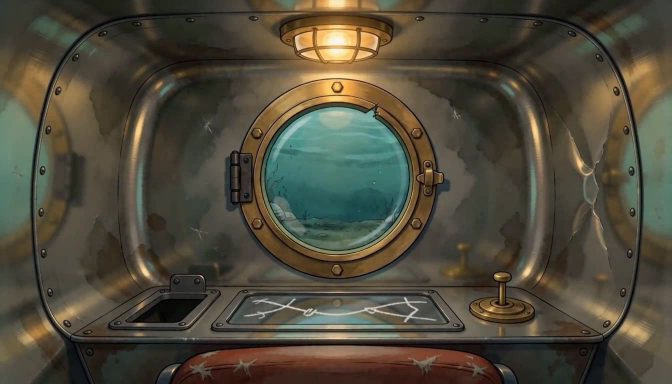
#> input picture paeleo/trout-sub/masters/cockpit.jpg, 1344 x 768 px (shown at 1/2 size)
$ python units.py
#> lines starting #> are read from the running program, lines starting #| are printed output that depends on the picture
#!/usr/bin/env python3
"""units: one standard unit per porthole, so the deck plays as one seamless chain.

    python3 tools/units.py            # build every unit
    python3 tools/units.py p07 p49    # rebuild these

A unit is exactly 8.000 s, 960x540, 24 fps, with sound, and has no camera
move. The brass porthole is tracked on every frame of the film and held at one
place and size (frame centre, outer rim radius CANON_R of frame width) from
the first frame to the last:

- Turkey's side. The room is the film's own opening framing, held still. While
  the film's camera stays there the frame is shown live (so the wing on the
  control is kept). When the film pushes in on the glass, only the porthole is
  taken from the film, resized to the lock and set into the held room. If the
  film goes right through the rim, its picture fills the glass.
- Trout's side. From the film's cut across the glass, the outside shot is held
  at one framing with the port on the lock. If that shot has no port that can
  be brought to the lock, the unit dissolves to masters/outside.jpg on the lock.
- Frame one carries the deck drawing in the glass, dissolving into the film.

So the shot that ends any unit registers rim on rim with the shot that opens
any other, and a unit loops on itself. A porthole with no generated film gets a
keyframe unit built from the two masters and its deck still. No fal call here.
"""
import json, os, subprocess, sys
import cv2, numpy as np

ROOT = os.path.dirname(os.path.dirname(os.path.abspath(__file__)))
os.chdir(ROOT)
sys.path.insert(0, os.path.join(ROOT, "tools"))
import porttrack as pt

LEN, FPS = 8.0, 24
OW, OH = 960, 540
CANON_R = 0.215        # outer rim radius on the lock, as a fraction of frame width
GLASS = 0.77           # glass radius / outer rim radius
STILL_RIM, STILL_GLASS = 300, 0.715   # deck stills: outer rim radius in a 640 px still; glass / rim
MASTER_IN = (670, 356, 195)     # port in masters/cockpit.jpg (1344x768): centre x, centre y, outer rim radius
MASTER_OUT = (675, 387, 268)    # port in masters/outside.jpg
KF_CUT = 5.5           # keyframe units: seconds on Turkey's side
MIN_SCORE, PUSH_SCORE = 0.33, 0.5
N = int(LEN * FPS)
C = (OW / 2.0, OH / 2.0, CANON_R * OW)     # the lock, in output pixels


# [10 lines left out: function frames, not called in this run]


def place(img, port, size=(OW, OH)):
    """Scale and shift a frame so the given port (cx, cy, r in img pixels) sits on the lock."""
    s = C[2] / port[2]
    M = np.float32([[s, 0, C[0] - s * port[0]], [0, s, C[1] - s * port[1]]])
    return cv2.warpAffine(img, M, size, flags=cv2.INTER_AREA if s < 1 else cv2.INTER_CUBIC, borderMode=cv2.BORDER_REFLECT)


def disc(radius, feather=3.0):
    yy, xx = np.mgrid[:OH, :OW]
    d = np.hypot(xx - C[0], yy - C[1])
    return np.clip((radius - d) / feather + 0.5, 0, 1)[..., None].astype(np.float32)


# [5 lines left out: function covers, not called in this run]


def still_glass(pid):
    """The deck drawing's glass, sized to the lock's glass, as a full output frame."""
    im = cv2.imread("stills/%s.jpg" % pid)
    r = STILL_RIM * STILL_GLASS
    return place(im, (320, 320, r / GLASS * 1.0), (OW, OH)) if im is not None else None


# [50 lines left out: functions cut_time, follow, settle, not called in this run]


def keyframe_film(pid):
    """Frames for a porthole with no film: the cockpit master with the deck drawing in its port
    (dim, then lit), a cut, and the outside master. Returns frames and the known ports."""
#> called with pid = 'p01'
    room = cv2.resize(cv2.imread("masters/cockpit.jpg"), (1280, 731))[5:725]
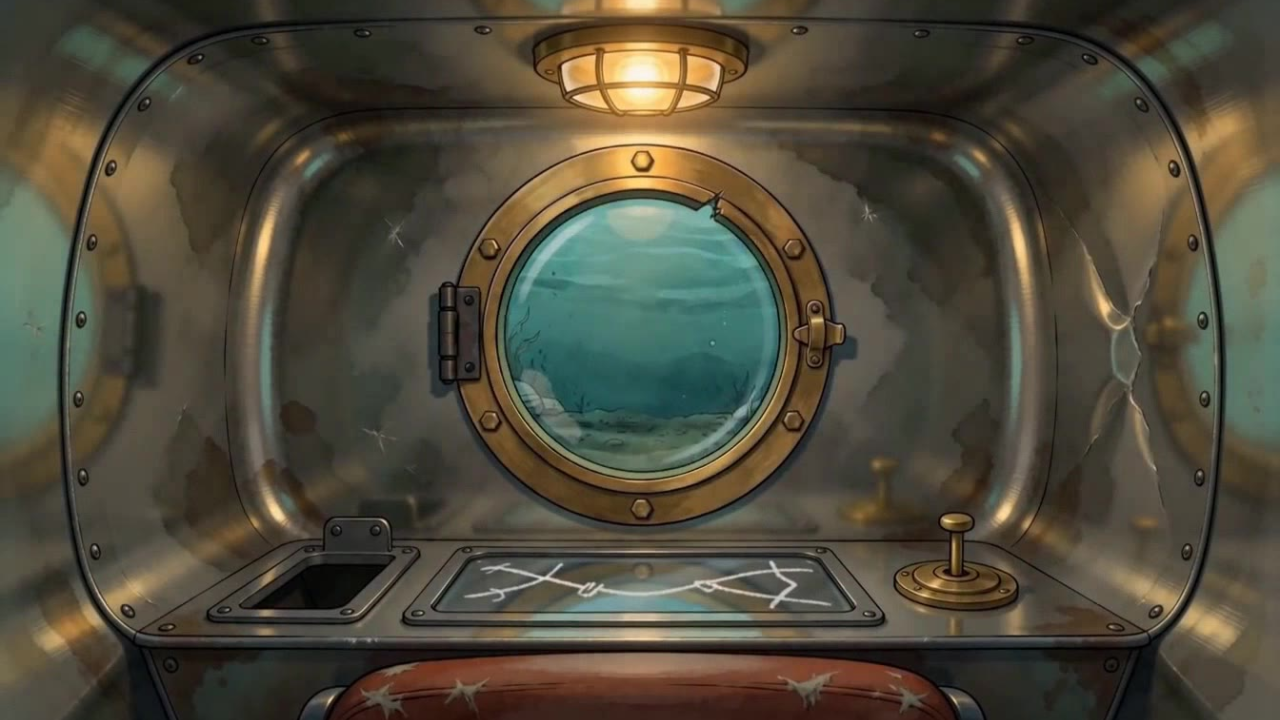
#> room: shape (720, 1280, 3); mean B, G, R 59.5, 74.5, 79.1
    out_ = cv2.resize(cv2.imread("masters/outside.jpg"), (1280, 731))[5:725]
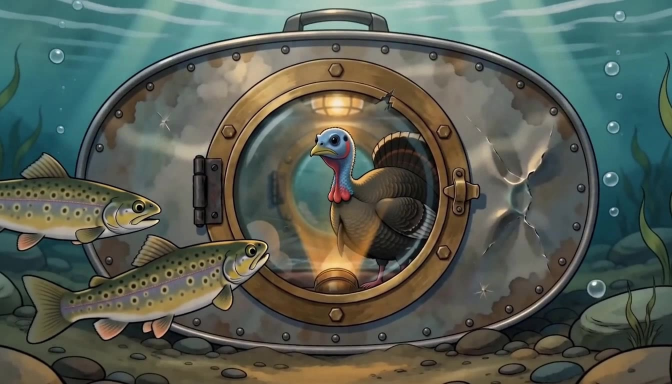
#> input picture paeleo/trout-sub/masters/outside.jpg, 1344 x 768 px (shown at 1/2 size)
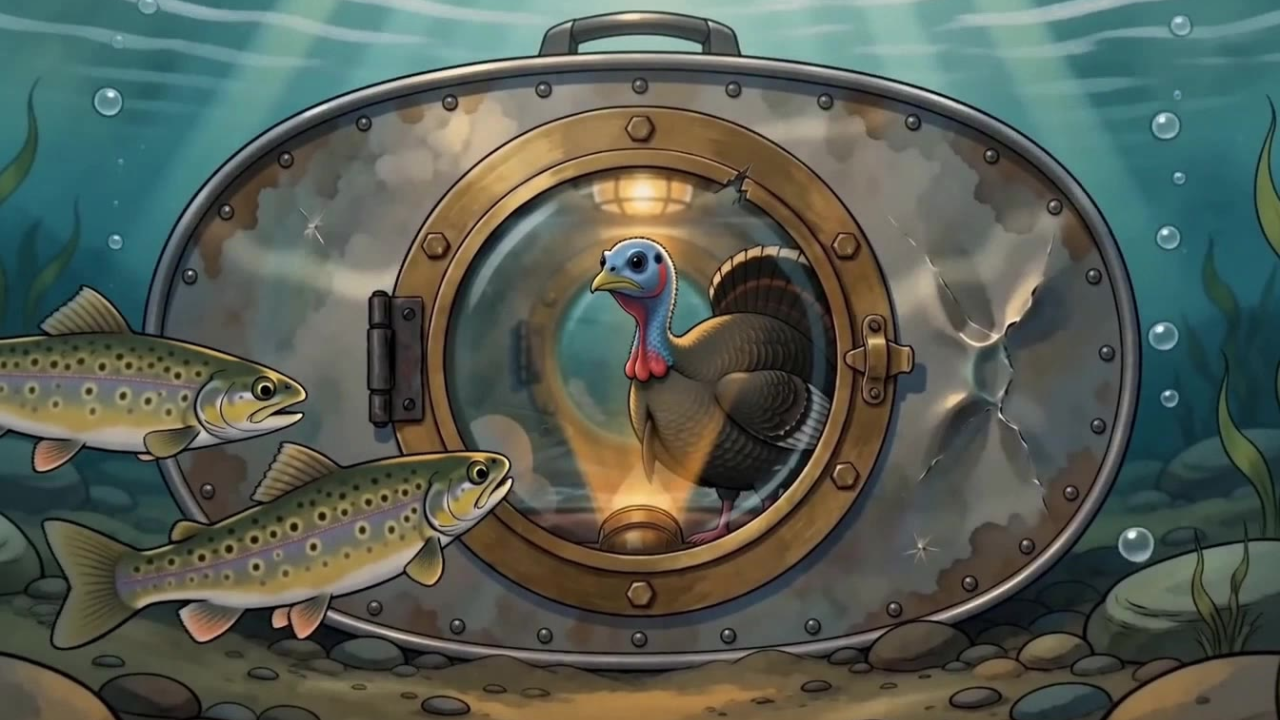
#> out_: shape (720, 1280, 3); mean B, G, R 84.1, 93.9, 86.5
    k = 1280 / 1344.0
    pin = (MASTER_IN[0] * k, MASTER_IN[1] * k - 5, MASTER_IN[2] * k)
    pout = (MASTER_OUT[0] * k, MASTER_OUT[1] * k - 5, MASTER_OUT[2] * k)
    F = np.empty((N, 720, 1280, 3), np.uint8)
    nc = int(KF_CUT * FPS)
    F[:nc] = room
    F[nc:] = out_
    return F, pin, pout, nc


def unit(pid):
    src = "films/%s.mp4" % pid
    if not os.path.exists(src) and os.path.exists("films/%s-v2.mp4" % pid):
        src = "films/%s-v2.mp4" % pid           # only a version 2 film exists for this porthole
    kind = "film" if os.path.exists(src) else "keyframe"
    glass_r = C[2] * GLASS
    card = still_glass(pid)
    m_glass, m_rim = disc(glass_r - 2), disc(C[2] * 1.02)
    out = np.empty((N, OH, OW, 3), np.uint8)
    info = {"kind": kind}
    if kind == "keyframe":
        F, pin, pout, nc = keyframe_film(pid)
        room, outside = place(F[0], pin), place(F[-1], pout)
        for i in range(N):
            if i < nc:
                lit = np.clip((i / FPS - 1.2) / 0.6, 0, 1)
                c = cv2.GaussianBlur(card, (0, 0), 3 * (1 - lit) + 0.01) * (0.45 + 0.55 * lit)
                out[i] = room * (1 - m_glass) + c * m_glass
            else:
                out[i] = outside
        info.update(lock_start=True, lock_end=True, cut=KF_CUT, pushed_in=0, lost=0)
        audio = None
    else:
        F, dur = frames(src, N)
        ports = json.load(open("ports.json")) if os.path.exists("ports.json") else {}
        if pid not in ports:
            ports[pid] = pt.track(pid, src)
            json.dump(dict(sorted(ports.items())), open("ports.json", "w"), indent=1)
        P = ports[pid]
        W = F.shape[2]
        st = (P["start"]["cx"] * W, P["start"]["cy"] * W, P["start"]["r"] * W)
        en = P.get("end")
        tc = cut_time(src, dur)
        nc = int(round(tc / dur * N)) if tc else None
        end_port = (en["cx"] * W, en["cy"] * W, en["r"] * W) if en and en["score"] >= MIN_SCORE else None
        if nc is None and end_port:
            nc = settle(F, end_port)          # no hard cut: the trout's shot starts where the port settles on its closing place
        lock_end = bool(end_port) and nc is not None and covers(end_port, W, F.shape[1])
        n_in = nc if nc is not None else N - int(0.9 * FPS)
        tr = follow(F, 0, n_in, (st[0] * pt.W / W, st[1] * pt.W / W, st[2] * pt.W / W))
        room = place(F[0], st)
        pushed = lost = 0
        for i in range(n_in):
            p = tr[i]
            if p is not None and abs(p[2] / st[2] - 1) < 0.03 and np.hypot(p[0] - st[0], p[1] - st[1]) < 0.02 * W and covers(p, W, F.shape[1]):
                frame = place(F[i], p)                    # film camera is at home: show it live, on the lock
                room = frame
            elif p is not None:
                pushed += 1                               # film pushed in: keep the room, take only the port
                live = place(F[i], p)
                frame = room * (1 - m_rim) + live * m_rim
            else:
                lost += 1                                 # film is inside the rim: its picture fills the glass
                s = glass_r / (0.5 * F.shape[1]) * 1.02    # the largest circle in the picture fills the glass
                M = np.float32([[s, 0, C[0] - s * W / 2], [0, s, C[1] - s * F.shape[1] / 2]])
                live = cv2.warpAffine(F[i], M, (OW, OH), flags=cv2.INTER_AREA)
                frame = room * (1 - m_glass) + live * m_glass
            out[i] = np.clip(frame, 0, 255)
        if lock_end:
            for i in range(n_in, N):
                out[i] = place(F[i], end_port)
        else:
            k = 1280 / 1344.0
            tail = place(cv2.resize(cv2.imread("masters/outside.jpg"), (1280, 731)), (MASTER_OUT[0] * k, MASTER_OUT[1] * k, MASTER_OUT[2] * k))
            last = out[n_in - 1].astype(np.float32)
            for i in range(n_in, N):
                a = min(1.0, (i - n_in + 1) / (0.5 * FPS))
                src_f = place(F[i], st) if nc is None else last
                out[i] = src_f * (1 - a) + tail * a
        if card is not None:                              # frame one carries the deck drawing
            for i in range(int(1.25 * FPS)):
                a = float(np.clip(1 - (i / FPS - 0.45) / 0.8, 0, 1))
                out[i] = out[i] * (1 - m_glass * a) + card * (m_glass * a)
        info.update(lock_start=True, lock_end=lock_end, cut=round(nc / FPS, 3) if nc else None, pushed_in=pushed, lost=lost)
        audio = (src, dur)
    os.makedirs("units", exist_ok=True)
    cmd = ["ffmpeg", "-v", "error", "-y", "-f", "rawvideo", "-pix_fmt", "bgr24", "-s", "%dx%d" % (OW, OH), "-r", str(FPS), "-i", "-"]
    if audio:
        tempo = min(max(audio[1] / LEN, 0.5), 2.0)
        cmd += ["-i", audio[0], "-filter_complex",
                "[1:a]atempo=%f,apad,atrim=0:%f,afade=t=in:d=0.15,afade=t=out:st=%f:d=0.15[a]" % (tempo, LEN, LEN - 0.15),
                "-map", "0:v", "-map", "[a]"]
    else:
        cmd += ["-f", "lavfi", "-t", str(LEN), "-i", "anullsrc=r=44100:cl=stereo", "-map", "0:v", "-map", "1:a"]
    cmd += ["-t", str(LEN), "-c:v", "libx264", "-preset", "slow", "-crf", "25", "-pix_fmt", "yuv420p", "-g", "24",
            "-c:a", "aac", "-b:a", "80k", "-movflags", "+faststart", "units/%s.mp4" % pid]
    subprocess.run(cmd, input=out.tobytes(), check=True)
    print(pid, json.dumps(info), flush=True)
    return info


if __name__ == "__main__":
    ids = sys.argv[1:] or ["p%02d" % n for n in range(1, 56)]
    state = json.load(open("units.json")) if os.path.exists("units.json") else {}
    for i in ids:
#> (the run stopped early here; a loop or call above may not have finished)
